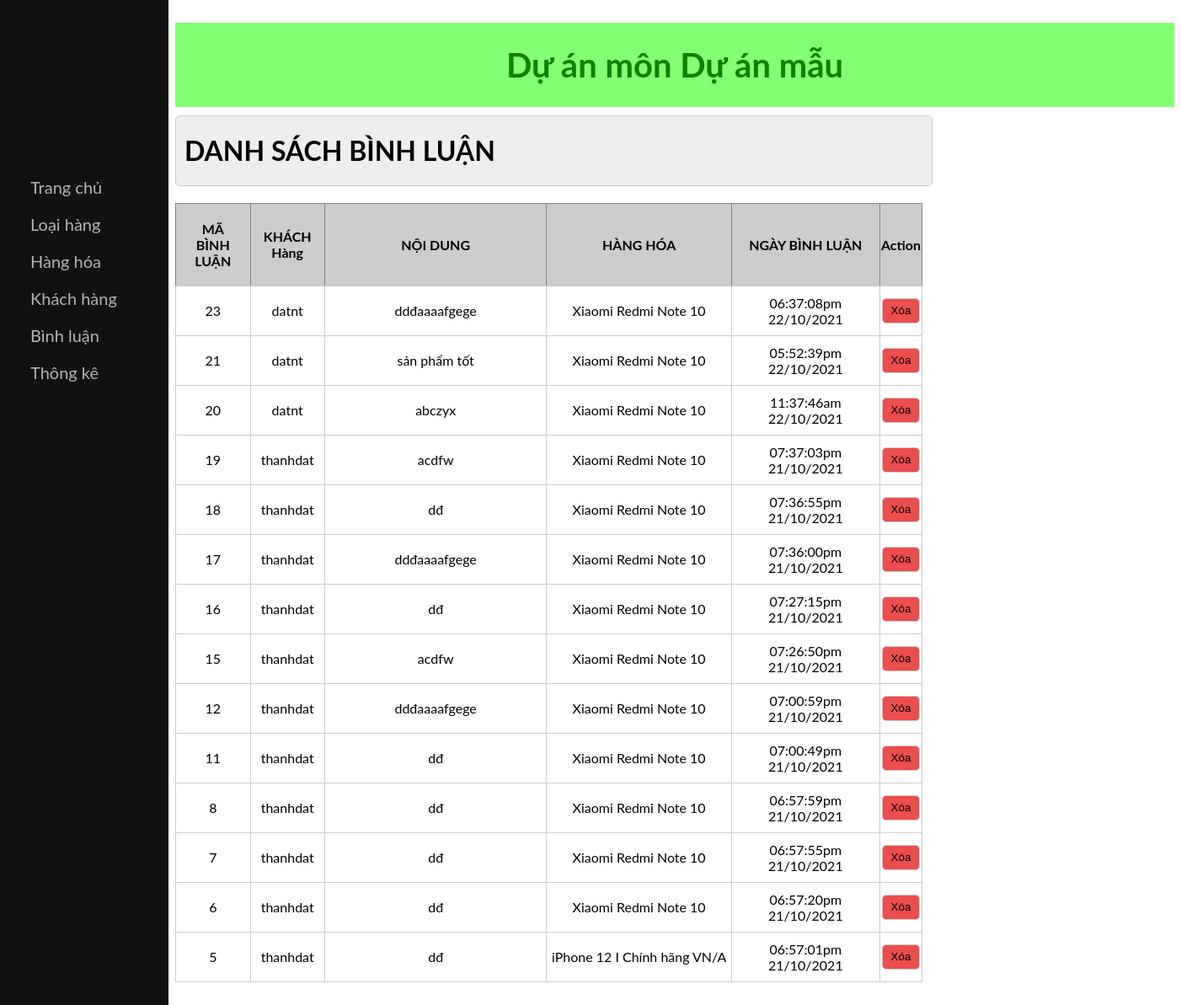
/admin/index.php?act=listbl, run on the app's committed database.
### tables this page shows
CREATE TABLE `binh_luan` (
  `ma_bl` int(10) NOT NULL,
  `noi_dung` varchar(255) NOT NULL,
  `ma_hh` int(10) NOT NULL,
  `id` int(10) NOT NULL,
  `ngay_bl` varchar(50) NOT NULL
);

CREATE TABLE `khach_hang` (
  `id` int(11) NOT NULL,
  `ma_kh` varchar(50) NOT NULL,
  `mat_khau` varchar(50) NOT NULL,
  `ho_ten` varchar(255) NOT NULL,
  `kich_hoat` int(10) NOT NULL,
  `hinh` varchar(255) NOT NULL,
  `email` varchar(255) NOT NULL,
  `vai_tro` int(10) NOT NULL
);

CREATE TABLE `hang_hoa` (
  `ma_hh` int(10) NOT NULL,
  `ten_hh` varchar(50) NOT NULL,
  `don_gia` int(10) NOT NULL,
  `giam_gia` int(10) DEFAULT 0,
  `hinh` varchar(50) NOT NULL,
  `ngay_nhap` varchar(50) NOT NULL,
  `mo_ta` text NOT NULL,
  `dac_biet` tinyint(1) NOT NULL,
  `so_luot_xem` int(11) NOT NULL DEFAULT 0,
  `ma_loai` int(10) NOT NULL
);

### dao/pdo.php (called while the page is built, shortened)
<?php
function pdo_get_connection()
{
    $dburl = "mysql:host=localhost;dbname=duan;charset=utf8";
    $username = 'root';
    $password = '';
    $conn = new PDO($dburl, $username, $password);
    $conn->setAttribute(PDO::ATTR_ERRMODE, PDO::ERRMODE_EXCEPTION);
    return $conn;
}
function pdo_query($sql)
{
    $sql_args = array_slice(func_get_args(), 1);
    try {
        $conn = pdo_get_connection();
        $stmt = $conn->prepare($sql);
        $stmt->execute($sql_args);
        $rows = $stmt->fetchAll();
        return $rows;
    } catch (PDOException $e) {
        throw $e;
    } finally {
        unset($conn);
    }
}
?>

### dao/binhluan.php (called while the page is built, shortened)
<?php
function loadAll_binhluan()
{
    $sql = "select *, k.ma_kh, k.id, h.ten_hh from khach_hang k join binh_luan b on k.id=b.id join hang_hoa h on h.ma_hh=b.ma_hh where 1  order by ma_bl desc";
    $listbl = pdo_query($sql);
    return $listbl;
}

### admin/binhluan/list.php (the view)
<div class="hop">
    <div class="row">
        <div class="row frmtitle">
            <H1>DANH SÁCH BÌNH LUẬN</H1>
        </div>
        <div class="row frmcontent">
            <div class="row mb10 frmdsbl">
                <table border="1">
                    <tr>
                        <th>MÃ BÌNH LUẬN</th>
                        <th>KHÁCH Hàng</th>
                        <th>NỘI DUNG</th>
                        <th>HÀNG HÓA</th>
                        <th>NGÀY BÌNH LUẬN</th>
                        <th colspan="2">Action</th>
                    </tr>
                    <?php foreach ($listbl as $bl) {
                        extract($bl);
                        $xoabl = "index.php?act=xoabl&id=" . $ma_bl;
                    ?>
                        <tr>
                            <td><?= $ma_bl ?></td>
                            <td><?= $ma_kh ?> </td>
                            <td><?= $noi_dung ?></td>
                            <td><?= $ten_hh ?></td>
                            <td><?= $ngay_bl ?></td>
                            <td class="xoa1"> <a href="<?= $xoabl ?>"><button class="xoa">Xóa</button></a> </td>
                        </tr>
                    <?php } ?>
                </table>
            </div>
        </div>
    </div>
</div>

### admin/css/admin.css (style rules this page uses)
body { font-family: "Lato", sans-serif; overflow-x: hidden; }
.row { width: 80%; }
.hop { width: 100%; margin-left: 200px; margin-top: 10px; }
.mb10 { width: 100%; margin-bottom: 20px; }
.frmtitle { background-color: #eee; border: 1px #ccc solid; color: #000; border-radius: 5px; padding: 0px 0px 0px 10px; }
.frmcontent { padding: 20px 0px; }
.xoa { height: 30px; border-radius: 5px; padding: 5px 10px; background: rgb(236, 77, 77); border: 1px #ccc solid; }
.xoa1 { text-align: center; }
.frmdsbl table { width: 100%; border-collapse: collapse; }
.frmdsbl table th:nth-child(1) { width: 10%; padding: 20px; background-color: #ccc; }
.frmdsbl table th:nth-child(2) { width: 10%; background-color: #ccc; }
.frmdsbl table th:nth-child(3) { width: 30%; background-color: #ccc; }
.frmdsbl table th:nth-child(4) { width: 25%; background-color: #ccc; }
.frmdsbl table th:nth-child(5) { width: 20%; background-color: #ccc; }
.frmdsbl table th:nth-child(6) { width: 5%; background-color: #ccc; }
.frmdsbl table td { padding: 10px 0px; border: 1px #ccc solid; text-align: center; }

### data on the page
binh_luan: ma_bl "23", id.ma_kh "datnt", noi_dung "ddđaaaafgege", ma_hh.ten_hh "Xiaomi Redmi Note 10", ngay_bl "06:37:08pm 22/10/2021"
binh_luan: ma_bl "21", id.ma_kh "datnt", noi_dung "sản phẩm tốt", ma_hh.ten_hh "Xiaomi Redmi Note 10", ngay_bl "05:52:39pm 22/10/2021"
binh_luan: ma_bl "20", id.ma_kh "datnt", noi_dung "abczyx", ma_hh.ten_hh "Xiaomi Redmi Note 10", ngay_bl "11:37:46am 22/10/2021"
binh_luan: ma_bl "19", id.ma_kh "thanhdat", noi_dung "acdfw", ma_hh.ten_hh "Xiaomi Redmi Note 10", ngay_bl "07:37:03pm 21/10/2021"
binh_luan: ma_bl "18", id.ma_kh "thanhdat", noi_dung "dđ", ma_hh.ten_hh "Xiaomi Redmi Note 10", ngay_bl "07:36:55pm 21/10/2021"
binh_luan: ma_bl "17", id.ma_kh "thanhdat", noi_dung "ddđaaaafgege", ma_hh.ten_hh "Xiaomi Redmi Note 10", ngay_bl "07:36:00pm 21/10/2021"
binh_luan: ma_bl "16", id.ma_kh "thanhdat", noi_dung "dđ", ma_hh.ten_hh "Xiaomi Redmi Note 10", ngay_bl "07:27:15pm 21/10/2021"
binh_luan: ma_bl "15", id.ma_kh "thanhdat", noi_dung "acdfw", ma_hh.ten_hh "Xiaomi Redmi Note 10", ngay_bl "07:26:50pm 21/10/2021"
binh_luan: ma_bl "12", id.ma_kh "thanhdat", noi_dung "ddđaaaafgege", ma_hh.ten_hh "Xiaomi Redmi Note 10", ngay_bl "07:00:59pm 21/10/2021"
binh_luan: ma_bl "11", id.ma_kh "thanhdat", noi_dung "dđ", ma_hh.ten_hh "Xiaomi Redmi Note 10", ngay_bl "07:00:49pm 21/10/2021"
binh_luan: ma_bl "8", id.ma_kh "thanhdat", noi_dung "dđ", ma_hh.ten_hh "Xiaomi Redmi Note 10", ngay_bl "06:57:59pm 21/10/2021"
binh_luan: ma_bl "7", id.ma_kh "thanhdat", noi_dung "dđ", ma_hh.ten_hh "Xiaomi Redmi Note 10", ngay_bl "06:57:55pm 21/10/2021"
binh_luan: ma_bl "6", id.ma_kh "thanhdat", noi_dung "dđ", ma_hh.ten_hh "Xiaomi Redmi Note 10", ngay_bl "06:57:20pm 21/10/2021"
binh_luan: ma_bl "5", id.ma_kh "thanhdat", noi_dung "dđ", ma_hh.ten_hh "iPhone 12 I Chính hãng VN/A", ngay_bl "06:57:01pm 21/10/2021"
